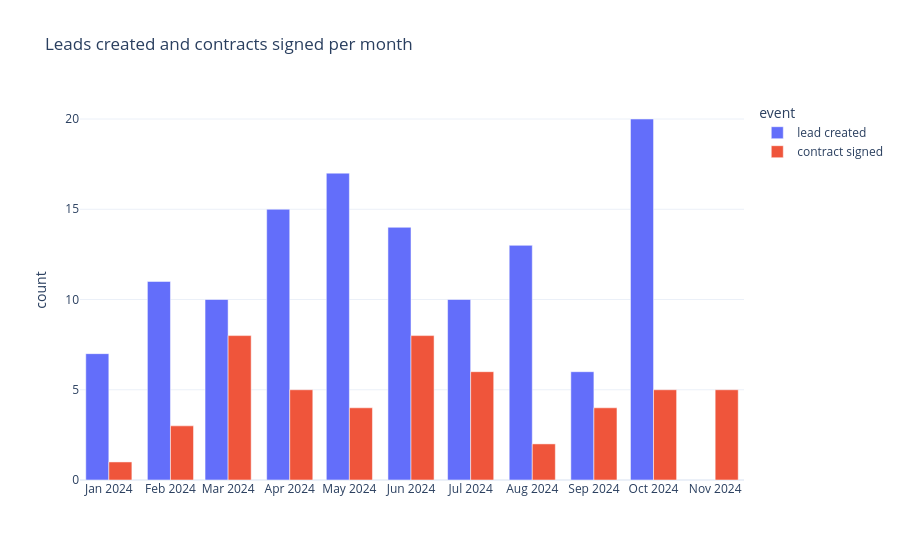

The cell this chart's notebook holds for it:
### Markdown cell above
### 6.4 Leads and conversions over time

### Code cell
events = pd.concat(
    [
        pd.DataFrame({"date": leads["created_at"], "event": "lead created"}),
        pd.DataFrame({"date": conv["signed_date"], "event": "contract signed"}),
    ],
    ignore_index=True,
)

# Aggregate first, then plot: the figure only carries the monthly counts.
monthly = (
    events.assign(month=events["date"].dt.to_period("M").dt.start_time)
    .groupby(["month", "event"])
    .size()
    .rename("count")
    .reset_index()
)

fig = px.bar(
    monthly,
    x="month",
    y="count",
    color="event",
    barmode="group",
    category_orders={"event": ["lead created", "contract signed"]},
    title="Leads created and contracts signed per month",
)
fig.update_xaxes(dtick="M1", tickformat="%b %Y", title=None)
fig.show()

### Figure 1 — Plotly figure (JSON) as saved in the notebook; plotly's stock layout.template omitted (floating-point values rounded to 4 significant figures)
{"data": [{"alignmentgroup": "True", "hovertemplate": "event=lead created<br>month=%{x}<br>count=%{y}<extra></extra>", "legendgroup": "lead created", "marker": {"color": "#636efa", "pattern": {"shape": ""}}, "name": "lead created", "offsetgroup": "lead created", "orientation": "v", "showlegend": true, "textposition": "auto", "type": "bar", "x": ["2024-01-01T00:00:00", "2024-02-01T00:00:00", "2024-03-01T00:00:00", "2024-04-01T00:00:00", "2024-05-01T00:00:00", "2024-06-01T00:00:00", "2024-07-01T00:00:00", "2024-08-01T00:00:00", "2024-09-01T00:00:00", "2024-10-01T00:00:00"], "xaxis": "x", "y": [7, 11, 10, 15, 17, 14, 10, 13, 6, 20], "yaxis": "y"}, {"alignmentgroup": "True", "hovertemplate": "event=contract signed<br>month=%{x}<br>count=%{y}<extra></extra>", "legendgroup": "contract signed", "marker": {"color": "#EF553B", "pattern": {"shape": ""}}, "name": "contract signed", "offsetgroup": "contract signed", "orientation": "v", "showlegend": true, "textposition": "auto", "type": "bar", "x": ["2024-01-01T00:00:00", "2024-02-01T00:00:00", "2024-03-01T00:00:00", "2024-04-01T00:00:00", "2024-05-01T00:00:00", "2024-06-01T00:00:00", "2024-07-01T00:00:00", "2024-08-01T00:00:00", "2024-09-01T00:00:00", "2024-10-01T00:00:00", "2024-11-01T00:00:00"], "xaxis": "x", "y": [1, 3, 8, 5, 4, 8, 6, 2, 4, 5, 5], "yaxis": "y"}], "layout": {"barmode": "group", "legend": {"title": {"text": "event"}, "tracegroupgap": 0}, "title": {"text": "Leads created and contracts signed per month"}, "xaxis": {"anchor": "y", "domain": [0.0, 1.0], "dtick": "M1", "tickformat": "%b %Y", "title": {}}, "yaxis": {"anchor": "x", "domain": [0.0, 1.0], "title": {"text": "count"}}}}
